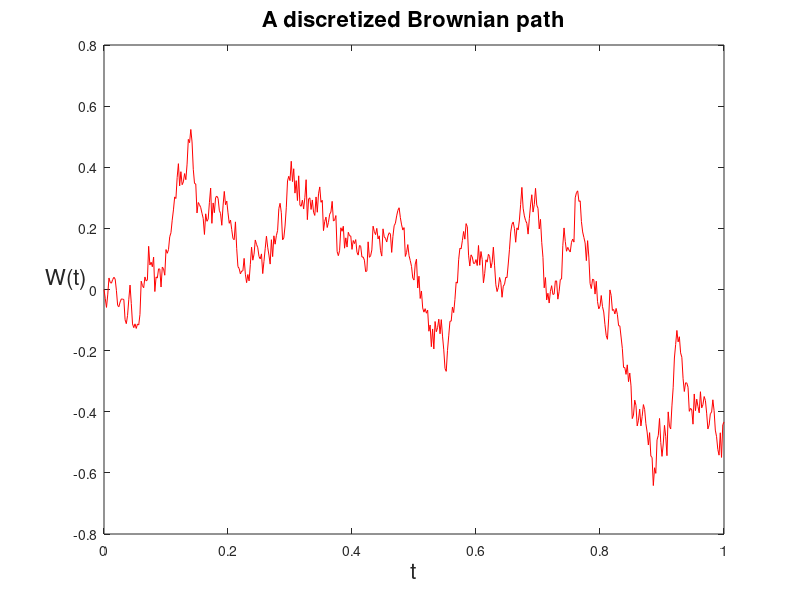
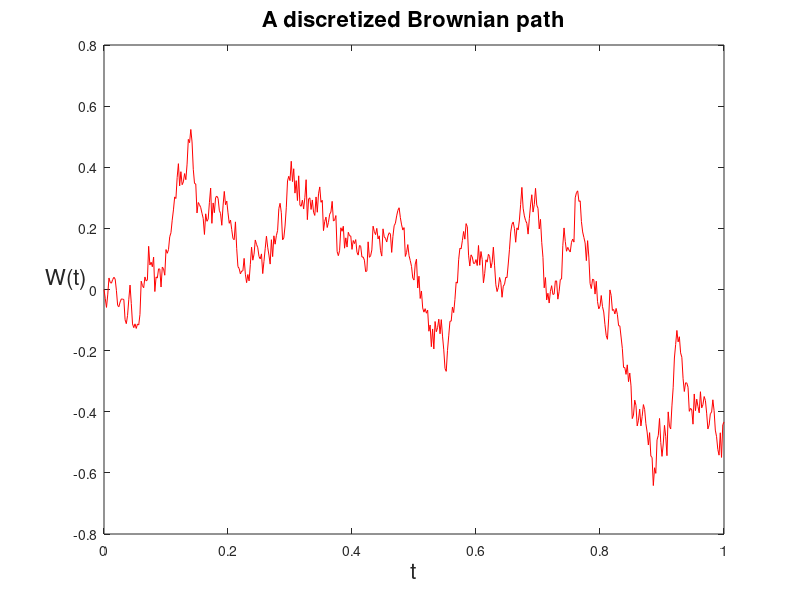
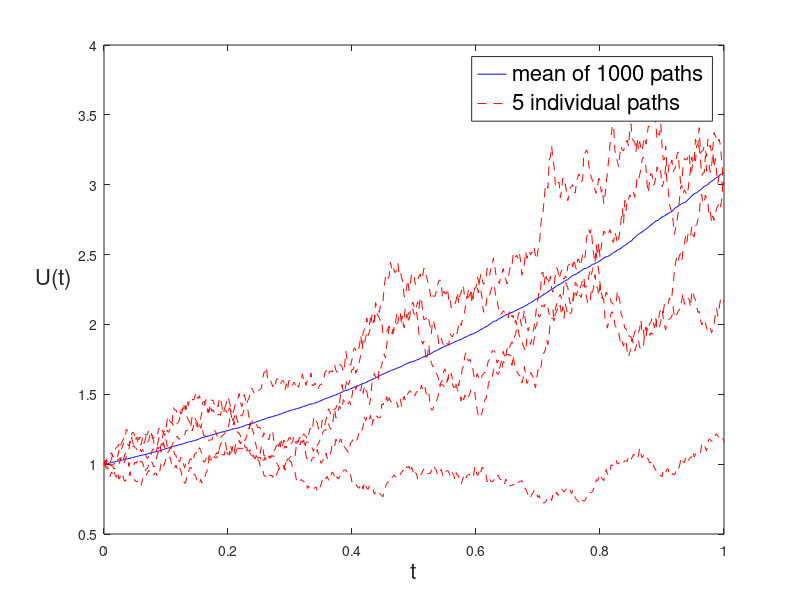
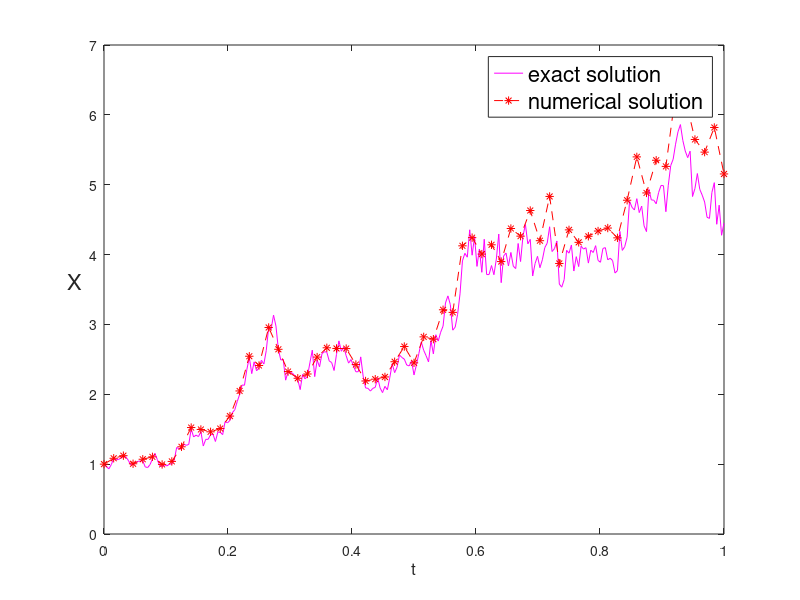

The MATLAB script that drew these images, in order:
clc; clear all;
% This code lets you practice simulating Stochastic Differential Equations
% (SDEs) numerically. The entire code is from Desmond J. Higham, 2001, SIAM
% Review, Vol. 43, No. 3, 525-546.

%%
% BPATH1 Brownian path simulation
% This part generates discretized Brownian path

randn('state', 100 ) % for reproducibility

T = 1;
N = 500;
dt = T/N;

dW = zeros(1,N); % preallocate arrays
W  = zeros(1,N);  % for efficiency

dW(1) = sqrt(dt)*randn; % first increment of the Brownian motion
W(1) = dW(1); % since W(0) = 0 is not allowed (we set W(0)=0 when plotting)

for j = 2:N
    dW(j) = sqrt(dt)*randn;  % general increments of W(t)
    W(j) = W(j-1) + dW(j);
end

figure;
plot([0:dt:T], [0, W], 'r-') % plot W against t
xlabel('t','FontSize', 16)
ylabel('W(t)', 'FontSize', 16, 'Rotation', 0)
title('A discretized Brownian path', 'FontSize', 16)


%%
% BPATH2 Brownian path simulation: vectorized

randn('state', 100) % set the state of randn
T = 1;
N = 500;
dt = T/N;

% increments of Bwonian motion ~ \sqrt(dt) * N(0,1)
dW = sqrt(dt) * randn(1, N); 
W = cumsum(dW); % cumulative sum - this helps avoid for loops

figure;
plot([0:dt:T], [0, W], 'r-') % plot W against t
xlabel('t', 'FontSize',16)
ylabel('W(t)', 'FontSize', 16, 'Rotation', 0)
title('A discretized Brownian path', 'FontSize', 16)


%%
% BPATH3 Function along a Brownian path
randn('state', 100) % set the state of randn
T = 1;
N = 500;
dt = T/N;
t = [dt:dt:1];

M  = 1000; % M paths simultaneously
dW = sqrt(dt) * randn(M,N); % increments
W  = cumsum(dW, 2); % cumulative sum: 1000 realizations of W(t) over 500 time instances

% Evaluate the function u(W(t)) = exp(t + 0.5W(t))
U  = exp(repmat(t, [M 1]) + 0.5*W); 
Umean = mean(U);        % columnwise average

figure;
plot([0,t], [1, Umean], 'b-'), hold on % plot mean over M paths
plot([0,t], [ones(5,1), U(1:5,:)],'r--'), hold off % plot 5 individual paths
xlabel('t', 'FontSize',16)
ylabel('U(t)',  'FontSize', 16, 'Rotation', 0, 'HorizontalAlignment', 'right')
legend('mean of 1000 paths', '5 individual paths', 'FontSize', 16)

% The sample average (expected value of u(W(t)) turns out to be exp(9t/8)
averr = norm((Umean - exp(9*t/8)), 'inf')   % sample error -> this will decrease when sampled more W(t)


%%
%STINT Approximate stochastic integrals
%
% Ito and Stratonovich integrals of W dW

randn('state', 100) % set the state of randn
T = 1;
N = 500;
dt = T/N;

dW = sqrt(dt) * randn(1,N); % increments
W = cumsum(dW);             % cumulative sum

ito = sum([0, W(1:end-1)] .* dW)
strat = sum((0.5*([0,W(1:end-1)]+W) + 0.5*sqrt(dt)*randn(1,N)).*dW)

itoerr = abs(ito - 0.5*(W(end)^2 - T))
straterr = abs(strat - 0.5*W(end)^2)


%% EM Euler-Maruyama method on linear SDE
%
% SDE is dX = lambda*X dt + mu*X dW, X(0) = Xzero,
% where lambda = 2, mu = 1 and Xzero = 1.
%
% Discretized Brownian path over [0,1] has dt = 2^(-8).
% Euler-Maruyama uses timestep R*dt.
randn('state', 100)
lambda = 2;
mu = 1;
Xzero = 1; % problem parameters

T = 1;
N = 2^8;
dt = 1/N;

dW = sqrt(dt)*randn(1,N); % Brownian increments
W = cumsum(dW);           % discretized Brownian path

% Exact solution
Xtrue = Xzero * exp((lambda-0.5*mu^2) * ([dt:dt:T]) + mu*W);

figure;
plot([0:dt:T], [Xzero, Xtrue], 'm-'), hold on

R = 4;
Dt = R*dt;  % step size of EM
L = N/R;    % L EM steps of size Dt = R*dt
Xem = zeros(1,L); % preallocate for efficiency
Xtemp = Xzero;

for j = 1:L
    Winc = sum(dW(R*(j-1) + 1:R*j));    % W increment in EM
    Xtemp = Xtemp + Dt*lambda*Xtemp + mu*Xtemp*Winc;
    Xem(j) = Xtemp;
end

plot([0:Dt:T], [Xzero, Xem],  'r--*'), hold off
xlabel('t', 'FontSize', 12)
ylabel('X', 'FontSize', 16, 'Rotation', 0, 'HorizontalAlignment', 'right')
legend('exact solution', 'numerical solution', 'FontSize', 16)

% Error at the end point
emerr = abs(Xem(end) - Xtrue(end))   % this will decrease fior smaller R value

